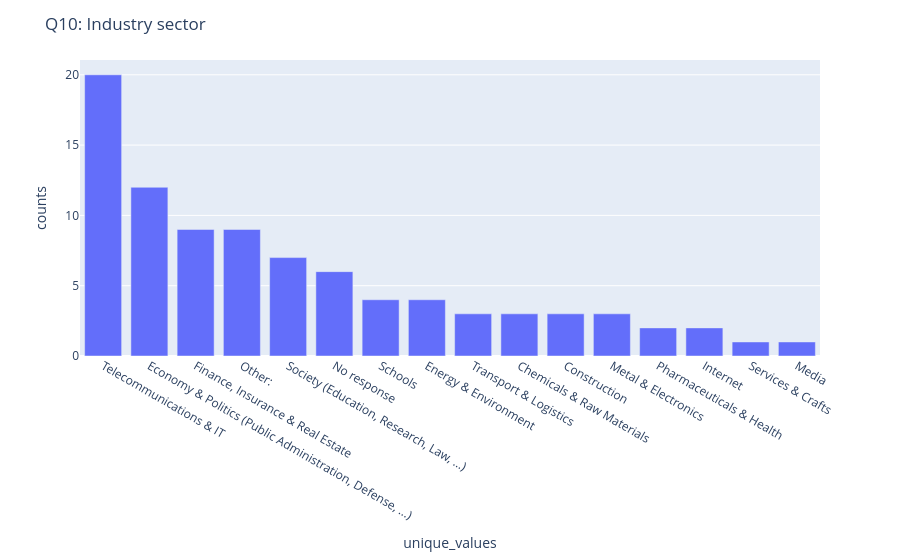

Notebook code for this chart:
### Markdown cell above
### Q10 [S20] - Industry sector
>  **Survey question (S20):** "In which industry do you work?"
>  *"In welcher Branche arbeiten Sie?"*
>
> **Note (C29):** "Life" corrected to "Life Sciences / Biotechnology" in the revised appendix.
> **Note:** "HTL" education items relabelled to Upper Secondary Technical School.

### Code cell
fig_q10, df_q10 = get_bar('Q10', db=False)
fig_q10.update_layout(title="Q10: Industry sector")
fig_q10.show()
print(df_q10[['unique_values','counts']].to_string(index=False))

### Figure 1 — Plotly figure (JSON) as saved in the notebook; plotly's stock layout.template omitted (floating-point values rounded to 4 significant figures)
{"data": [{"hovertemplate": "unique_values=%{x}<br>counts=%{y}<extra></extra>", "legendgroup": "", "marker": {"color": "#636efa", "pattern": {"shape": ""}}, "name": "", "orientation": "v", "showlegend": false, "textposition": "auto", "type": "bar", "x": ["Telecommunications & IT", "Economy & Politics (Public Administration, Defense, ...)", "Finance, Insurance & Real Estate", "Other:", "Society (Education, Research, Law, …)", "No response", "Schools", "Energy & Environment", "Transport & Logistics", "Chemicals & Raw Materials", "Construction", "Metal & Electronics", "Pharmaceuticals & Health", "Internet", "Services & Crafts", "Media"], "xaxis": "x", "y": [20, 12, 9, 9, 7, 6, 4, 4, 3, 3, 3, 3, 2, 2, 1, 1], "yaxis": "y"}], "layout": {"barmode": "relative", "legend": {"tracegroupgap": 0}, "margin": {"t": 60}, "title": {"text": "Q10: Industry sector"}, "xaxis": {"anchor": "y", "categoryorder": "total descending", "domain": [0.0, 1.0], "title": {"text": "unique_values"}}, "yaxis": {"anchor": "x", "domain": [0.0, 1.0], "title": {"text": "counts"}}}}
